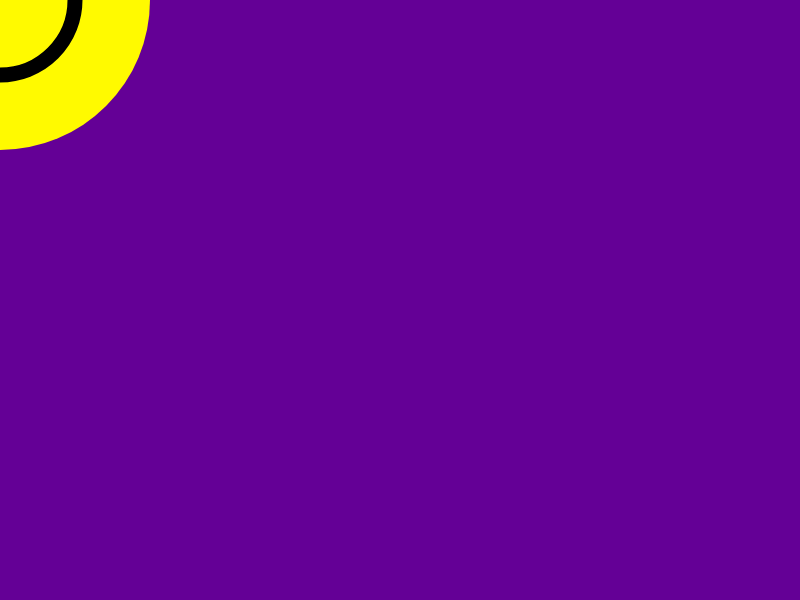
Frame 1 (no input)
Frame 60 (no input): identical to frame 1, image omitted
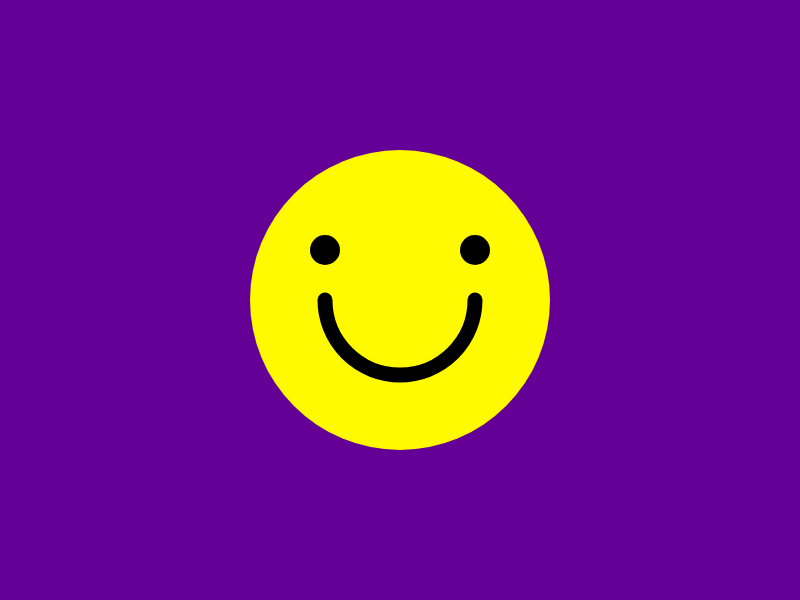
Frame 120 (the mouse pressed at the canvas centre since frame 60)

The p5.js sketch that drew these frames (run headless with seeded random() and noise() and a simulated clock; from frame 60 on, the mouse is pressed at the canvas centre):

// p5.js sketch
// ── sketch.js
//Smile que segue o mouse!

//Variáveis
var smileX;
var smileY;

function setup() {
  createCanvas(800,600);
  strokeWeight(15);
}

function draw() {
  //preenche o funco com a cor roxa
  background(100,0,150);
  
  //atualiza as variaveis smileX e smileX com as posicao horizontal e vertical do mouse
  smileX = mouseX;
  smileY = mouseY;
  
  //esse bloco de código desenha um smile a partir das variáveis smileX e smileY.
  noStroke();
  fill(255,250,0);
  ellipse(smileX,smileY,300,300);
  fill(0);
  ellipse(smileX-75,smileY-50,30,30);
  ellipse(smileX+75,smileY-50,30,30);
  noFill();
  stroke(0);
  arc(smileX,smileY,150,150,0,PI);
}
